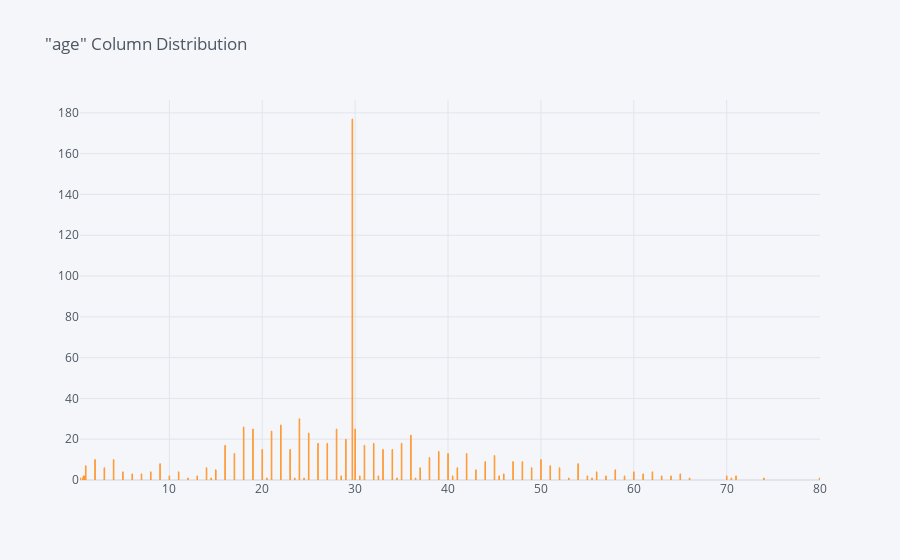

Write notebook code for a chart like this one.
### Code cell
train['age'].value_counts().iplot(kind="bar", title = '"age" Column Distribution')

### Figure 1 — Plotly figure (JSON) as saved in the notebook; plotly's stock layout.template omitted (floating-point values rounded to 4 significant figures)
{"data": [{"marker": {"color": "rgba(255, 153, 51, 0.6)", "line": {"color": "rgba(255, 153, 51, 1.0)", "width": 1}}, "name": "age", "orientation": "v", "text": "", "type": "bar", "x": [29.7, 24, 22, 18, 28, 30, 19, 21, 25, 36, 29, 35, 32, 26, 27, 31, 16, 34, 20, 23, 33, 39, 40, 17, 42, 45, 38, 4, 2, 50, 44, 47, 48, 54, 9, 1, 51, 37, 52, 41, 3, 14, 49, 58, 15, 43, 62, 56, 8, 60, 11, 5, 6, 7, 65, 61, 46, 10, 64, 13, 63, 0.75, 70, 30.5, 57, 59, 71, 0.83, 40.5, 55, 32.5, 28.5, 45.5, 34.5, 0.42, 0.67, 66, 24.5, 80, 20.5, 53, 14.5, 70.5, 12, 36.5, 55.5, 0.92, 23.5, 74], "y": [177, 30, 27, 26, 25, 25, 25, 24, 23, 22, 20, 18, 18, 18, 18, 17, 17, 15, 15, 15, 15, 14, 13, 13, 13, 12, 11, 10, 10, 10, 9, 9, 9, 8, 8, 7, 7, 6, 6, 6, 6, 6, 6, 5, 5, 5, 4, 4, 4, 4, 4, 4, 3, 3, 3, 3, 3, 2, 2, 2, 2, 2, 2, 2, 2, 2, 2, 2, 2, 2, 2, 2, 2, 1, 1, 1, 1, 1, 1, 1, 1, 1, 1, 1, 1, 1, 1, 1, 1]}], "layout": {"legend": {"bgcolor": "#F5F6F9", "font": {"color": "#4D5663"}}, "paper_bgcolor": "#F5F6F9", "plot_bgcolor": "#F5F6F9", "title": {"font": {"color": "#4D5663"}, "text": "\"age\" Column Distribution"}, "xaxis": {"gridcolor": "#E1E5ED", "showgrid": true, "tickfont": {"color": "#4D5663"}, "title": {"font": {"color": "#4D5663"}, "text": ""}, "zerolinecolor": "#E1E5ED"}, "yaxis": {"gridcolor": "#E1E5ED", "showgrid": true, "tickfont": {"color": "#4D5663"}, "title": {"font": {"color": "#4D5663"}, "text": ""}, "zerolinecolor": "#E1E5ED"}}}
